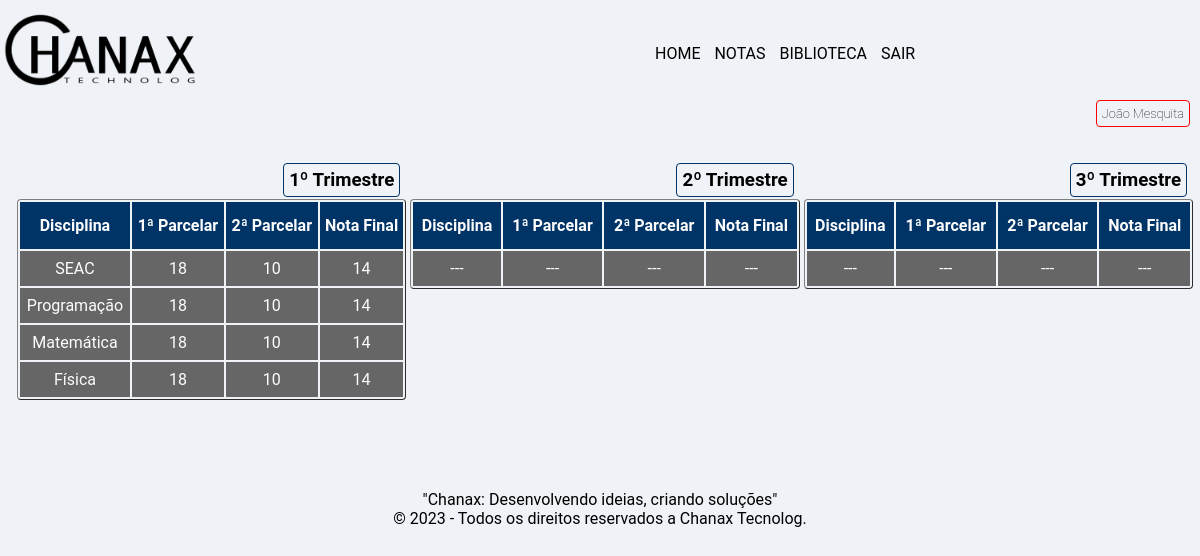
Page /notas.php (signed in) on the committed database.
### tables this page shows
create table notas(
id_notas int auto_increment NOT NULL,
nome_aluno varchar(100) NOT NULL,
ano_aluno int NOT NULL,
disciplina varchar(50) NOT NULL,
trimestre int NOT NULL,
primeira_nota float NOT NULL,
segunda_nota float NOT NULL,
primary key(id_notas)
);

### php_action/action_notas.php (the view, shortened to what this page needs)
<?php
require_once 'conect.php';
$user_name = $_SESSION['usuario'];
function exibir_notas($valor){
     global $conect;
     global $user_name;
     if ($valor == 1) {
          $sql = "SELECT *FROM notas WHERE trimestre = 1 AND nome_aluno = '$user_name' ORDER BY disciplina desc";
     $consulta = mysqli_query($conect, $sql);
     if( mysqli_num_rows($consulta) != 0){
          while($dados = mysqli_fetch_assoc($consulta)):
               $media = ($dados['primeira_nota'] + $dados['segunda_nota'] )/ 2;
               echo "
                    <tr>
                      <td>".$dados['disciplina']."</td>
                      <td>".$dados['primeira_nota']."</td>
                      <td>".$dados['segunda_nota']."</td>
                      <td>".$media."</td>
                    </tr>
                    ";
          endwhile;
           }
    }
    elseif ($valor == 2) {
     $sql = "SELECT *FROM notas WHERE trimestre = 2 AND nome_aluno = '$user_name'";
     $consulta = mysqli_query($conect, $sql);
     if( mysqli_num_rows($consulta) != 0){
          while($dados = mysqli_fetch_assoc($consulta)):
               $media = ($dados['primeira_nota'] + $dados['segunda_nota'] )/ 2;
               echo "
                    <tr>
                      <td>".$dados['disciplina']."</td>
                      <td>".$dados['primeira_nota']."</td>
                      <td>".$dados['segunda_nota']."</td>
                      <td>".$media."</td>
                    </tr>
                    ";
          endwhile;
     }else{
          echo "
                      <td>---</td>
                      <td>---</td>
                      <td>---</td>
                      <td>---</td>
                    ";
        }
    }
    elseif($valor == 3){
     $sql = "SELECT *FROM notas WHERE trimestre = 3 AND nome_aluno = '$user_name'";
     $consulta = mysqli_query($conect, $sql);
     if( mysqli_num_rows($consulta) != 0){
          while($dados = mysqli_fetch_assoc($consulta)):
               $media = ($dados['primeira_nota'] + $dados['segunda_nota'] )/ 2;
               echo "
                    <tr>
                      <td>".$dados['disciplina']."</td>
                      <td>".$dados['primeira_nota']."</td>
                      <td>".$dados['segunda_nota']."</td>
                      <td>".$media."</td>
                    </tr>
                    ";
          endwhile;
     }else{
          echo "
                      <td>---</td>
                      <td>---</td>
                      <td>---</td>
                      <td>---</td>
                    ";
        }
    }
}

### php_action/validar.php (shortened to what this page needs)
<?php
if($_SESSION['logado']):
    $entrar_sair = "<a href='index.php?sair=1'>Sair</a>";
else:
    $entrar_sair = "<a href='login.php'>Entrar</a>";
endif;

### notas.php (shortened to what this page needs)
<?php
require_once './php_action/validar.php';
require_once './php_action/action_notas.php';
?>
<!DOCTYPE html>
<html lang="pt-ao">
<head>
     <link rel="stylesheet" href="./css/notas.css">
     <link rel="stylesheet" type="text/css" href="./css/custom.css">
</head>
<body>
     <header class="cabecalho">
          <section>
          <h1><a href="index.php"><img src="./img/logo_black.png"></a></h1>
          <div class="modal">
          <nav>
               <ul>
                    <li><a href="index.php">Home</a></li>
                    <li><a href="notas.php">Notas</a></li>
                    <li><a href="biblioteca.php">Biblioteca</a></li>
                    <li><?php echo $entrar_sair; ?></li>
               </ul>
          </nav>
          </section>
          <h2><span><?php echo $_SESSION['usuario']; ?></span></h2>
     </header>
     <main>
          <article class="notas">
               <section class="trimestre">
                    <h3 class="span"><span>1º Trimestre</span></h3>
                    <table border="1">
                         <thead>
                              <tr>
                                   <th>Disciplina</th>
                                   <th>1ª Parcelar</th>
                                   <th>2ª Parcelar</th>
                                   <th>Nota Final</th>
                              </tr>
                         </thead>
                         <tbody>
                                   <?php
                                        exibir_notas(1);
                                   ?>
                         </tbody>
                    </table>
               </section>
               <section class="trimestre">
                    <h3 class="span"><span>2º Trimestre</span></h3>
                    <table border="1">
                         <thead>
                              <tr>
                                   <th>Disciplina</th>
                                   <th>1ª Parcelar</th>
                                   <th>2ª Parcelar</th>
                                   <th>Nota Final</th>
                              </tr>
                         </thead>
                         <tbody>
                              <?php
                                   exibir_notas(2);
                              ?>
                         </tbody>
                    </table>
               </section>
               <section class="trimestre">
                    <h3 class="span"><span>3º Trimestre</span></h3>
                    <table border="1">
                         <thead>
                              <tr>
                                   <th>Disciplina</th>
                                   <th>1ª Parcelar</th>
                                   <th>2ª Parcelar</th>
                                   <th>Nota Final</th>
                              </tr>
                         </thead>
                         <tbody>
                              <?php
                                   exibir_notas(3);
                              ?>
                         </tbody>
                    </table>
               </section>
          </article>
     </main>
     <footer class="center">
          <p>"Chanax: Desenvolvendo ideias, criando soluções"</p>
          <p>&copy; 2023 - Todos os direitos reservados a Chanax Tecnolog.</p>
     </footer>
</body>
</html>

### css/notas.css (style rules this page uses)
* { border-sizing: border-box; }
.notas { margin-top: 30px; display: grid; grid-template-rows: 1fr 1fr 1fr; }
.trimestre { width: 100%; }
.trimestre h3 { text-align: right; margin-bottom: 0; padding: 8px; }
.trimestre table { width: 100%; text-align: center; border-radius: 4px; border: 0.5 solid; color: rgba(255, 255, 255, 0.99); }
.trimestre table thead { background: rgba(0, 51, 102, 1.0); margin: 0; padding: 0; }
.trimestre table th { padding: 14px 0 14px 0; border: none; margin: 0; }
.trimestre table tbody { background: #666; }
.trimestre table td { padding: 8px 0 8px 0; border: none; }
@media screen and (min-width: 1024px) { .notas { padding: 10px; grid-template-columns: 1fr 1fr 1fr; grid-template-rows: 1fr; } }
@media screen and (min-width: 1024px) { .trimestre { margin: 0 5px; } }
@media screen and (min-width: 1024px) { .trimestre table { width: 99%; } }

### css/custom.css (style rules this page uses)
* { box-sizing: border-box; padding: auto; margin: auto; font-family: Roboto; }
body { background: rgba(239, 242, 247, 1.0); }
a { color: #000; text-decoration: none; }
li { list-style: none; }
.cabecalho { width: 100%; }
.cabecalho section { display: flex; justify-content: space-between; }
.cabecalho section h1 { margin-left: 0; }
.cabecalho h1 img { width: 200px; height: 100px; }
.cabecalho h2 { font-size: 0.8em; font-weight: 50; text-align: right; margin-right: 10px; }
.cabecalho h2 span { border: solid #f00 1px; border-radius: 4px; padding: 5px; }
.span span { border: solid rgba(0, 51, 102, 1.0) 1px; border-radius: 4px; padding: 5px; }
.modal { display: none; position: fixed; right: 0; width: 50%; height: 100%; padding: 10px; margin-right: 0; color: #fff; background: rgba(0, 51, 102, 1.0); }
.modal nav ul { text-align: left; margin: 0; }
.modal nav ul li { display: block; margin: 10px 0 0 0; text-transform: uppercase; }
.modal nav ul li a { color: #fff; }
.center { text-align: center; }
footer { margin-top: 50px; padding: 30px; }
@media screen and (min-width: 768px) { .modal { display: unset; position: unset; color: #000; background: none; } }
@media screen and (min-width: 768px) { .modal nav ul { margin-right: -20px; } }
@media screen and (min-width: 768px) { .modal nav ul li { display: inline-block; margin: 5px; text-transform: uppercase; } }
@media screen and (min-width: 768px) { .modal nav ul li a { color: #000; } }

### rows in the picture
notas: disciplina "SEAC", primeira_nota "18", segunda_nota "10", media "14"
notas: disciplina "Programação", primeira_nota "18", segunda_nota "10", media "14"
notas: disciplina "Matemática", primeira_nota "18", segunda_nota "10", media "14"
notas: disciplina "Física", primeira_nota "18", segunda_nota "10", media "14"

### other values in the picture
$_SESSION['usuario'] "João Mesquita"
